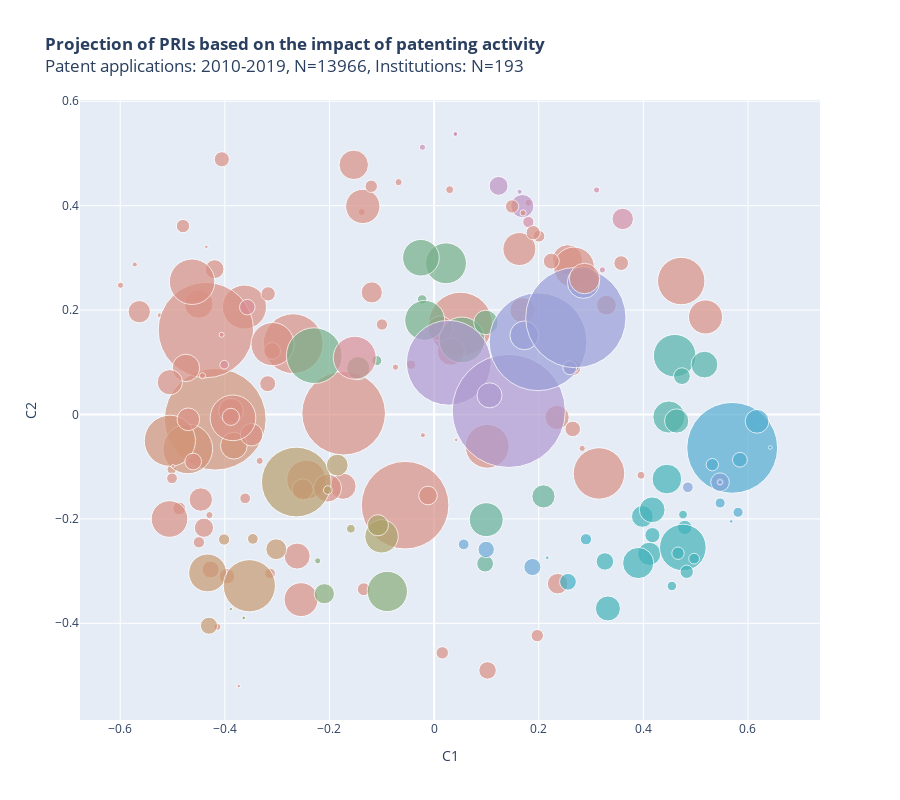

Source (notebook cell):
### Code cell
# Perform dimensionality reduction using NMF and clustering using kmeans numerical columns and graph the clusters

# Use DBSCAN  as clustering method with cosine similarity as distance

def cluster_and_plot(df, n_components=2, random_state=42):


    def get_color_palette(clusters):
        base_palette = cc.circle_mgbm_67_c31
        color_i = (np.array(clusters/clusters.max())*(len(base_palette)-1)).astype(int)
        # Get the colors from the colorcet palette based on color indexes
        selected_colors = [base_palette[i] for i in color_i]
        selected_colors_out = {}
        
        for i in range(len(clusters)):
               r,g,b = selected_colors[i]
               selected_colors_out[str(clusters[i])] = '#%02x%02x%02x' % (int(r*255), int(g*255), int(b*255))
             
        return selected_colors_out

    

    # Perform dimensionality reduction using NMF
    nmf = KernelPCA(n_components=n_components, random_state=random_state, kernel='cosine')
    nmf.fit(df.drop(['institution', 'size'], axis=1))
    nmf_features = nmf.transform(df.drop(['institution', 'size'], axis=1))
    nmf_features = pd.DataFrame(nmf_features, columns=['nmf_feature_'+str(i) for i in range(n_components)])
    nmf_features['institution'] = df['institution']
    nmf_features['size'] = df['size'].astype(int)
    
    nmf_features['disp_size'] = nmf_features['size'] 
    # Perform clustering using kmeans
    #clusters = KMeans(n_clusters=n_clusters, random_state=random_state)
    clusters = OPTICS(metric='cosine', eps=1, min_samples = 3)
    
    clusters.fit(df.drop(['institution', 'size'], axis=1))
    nmf_features['cluster'] = clusters.labels_
    nmf_features['cluster']= nmf_features['cluster'] - nmf_features['cluster'].min()

    color_palette = get_color_palette(nmf_features['cluster'].unique())
    nmf_features['cluster']= nmf_features['cluster'].astype(str)
    nmf_features['cluster_color'] = nmf_features['cluster'].map(lambda x: color_palette[x])
    
    
    fig = px.scatter(nmf_features, x="nmf_feature_0", y="nmf_feature_1", 
                     color='cluster', 
                     color_discrete_map= color_palette, 
                     size='size',
                     hover_name="institution", 
                     title=f'<b>Projection of PRIs based on the impact of patenting activity</b><br>{subtitle}', 
                     size_max=80,
                    
                     height=800,
                     #width=800, height=600,  
                     labels={'nmf_feature_0':'C1','nmf_feature_1':'C2',  'cluster':'Cluster', 'size':'Submitted patents'})
    
    # Set the labels for the sunburst segments
    #fig.update_traces(hovertemplate='<b>%{text}</b><br>Liczba patentów: %{size}', textfont=dict(size=20, color='#000000'))
    
    # Hide legend
    fig.update_layout(showlegend=False)
    
    return fig,nmf_features



#
cl_data_pu = cl_data[cl_data['size'] > 0]


del cl_data_pu['kind']
cp_fig,nmf_features = cluster_and_plot(cl_data_pu, n_components=2, random_state=42)


cp_fig.write_html("docs/_includes/institute_nace_impact_clusters.html")

cp_fig

### Figure 1 — Plotly figure (JSON) as saved in the notebook; plotly's stock layout.template omitted (floating-point values rounded to 4 significant figures)
{"data": [{"hovertemplate": "<b>%{hovertext}</b><br><br>Cluster=1<br>C1=%{x}<br>C2=%{y}<br>Submitted patents=%{marker.size}<extra></extra>", "hovertext": ["Akademia Górniczo-Hutnicza im. Stanisława Staszica w Krakowie", "Akademia Marynarki Wojennej im. Bohaterów Westerplatte", "Politechnika Świętokrzyska", "Wojskowa Akademia Techniczna im. Jarosława Dąbrowskiego", "Sieć Badawcza Łukasiewicz - Przemysłowy Instytut Automatyki i Pomiarów PIAP"], "legendgroup": "1", "marker": {"color": "#d29479", "size": [809, 7, 193, 56, 205], "sizemode": "area", "sizeref": 0.1562, "symbol": "circle"}, "mode": "markers", "name": "1", "orientation": "v", "showlegend": true, "type": "scatter", "x": [-0.4183, -0.5015, -0.4709, -0.3827, -0.5051], "xaxis": "x", "y": [-0.00904, -0.105, -0.06593, -0.0598, -0.05042], "yaxis": "y"}, {"hovertemplate": "<b>%{hovertext}</b><br><br>Cluster=0<br>C1=%{x}<br>C2=%{y}<br>Submitted patents=%{marker.size}<extra></extra>", "hovertext": ["Akademia Kaliska im. Prezydenta Stanisława Wojciechowskiego", "Akademia Sztuk Pięknych im. Władysława Strzemińskiego w Łodzi", "Akademia Sztuk Pięknych w Gdańsku", "Akademia Sztuk Pięknych w Katowicach", "Akademia Wychowania Fizycznego im. Jerzego Kukuczki w Katowicach", "Akademia im. Jakuba z Paradyża", "Lotnicza Akademia Wojskowa", "Państwowa Akademia Nauk Stosowanych w Chełmie", "Politechnika Białostocka", "Politechnika Częstochowska", "Politechnika Koszalińska", "Politechnika Krakowska im. Tadeusza Kościuszki", "Politechnika Lubelska", "Politechnika Rzeszowska im. Ignacego Łukasiewicza", "Politechnika Warszawska", "Politechnika Śląska", "Szkoła Główna Służby Pożarniczej", "Uniwersytet Ekonomiczny w Krakowie", "Uniwersytet Ekonomiczny w Poznaniu", "Uniwersytet Jagielloński w Krakowie", "Uniwersytet Medyczny w Białymstoku", "Uniwersytet Morski w Gdyni", "Uniwersytet Przyrodniczo-Humanistyczny w Siedlcach", "Uniwersytet Zielonogórski", "Uniwersytet Śląski w Katowicach", "Centralne Laboratorium Kryminalistyczne Policji", "Centralny Instytut Ochrony Pracy - Państwowy Instytut Badawczy", "Centrum Badań Kosmicznych Polskiej Akademii Nauk", "Centrum Naukowo-Badawcze Ochrony Przeciwpożarowej im. Józefa Tuliszkowskiego - Państwowy Instytut Badawczy", "Główny Instytut Górnictwa", "Instytut Badawczy Dróg i Mostów", "Instytut Biotechnologii i Medycyny Molekularnej", "Instytut Chemii Fizycznej Polskiej Akademii Nauk", "Instytut Chemii i Techniki Jądrowej", "Instytut Ekologii Terenów Uprzemysłowionych", "Instytut Energetyki - Instytut Badawczy", "Instytut Fizjologii i Patologii Słuchu", "Instytut Gospodarki Surowcami Mineralnymi i Energią Polskiej Akademii Nauk", "Instytut Inżynierii Chemicznej Polskiej Akademii Nauk", "Instytut Katalizy i Fizykochemii Powierzchni im. Jerzego Habera Polskiej Akademii Nauk", "Instytut Kolejnictwa", "Instytut Maszyn Przepływowych im. Roberta Szewalskiego Polskiej Akademii Nauk", "Instytut Mechaniki Górotworu Polskiej Akademii Nauk", "Instytut Nafty i Gazu - Państwowy Instytut Badawczy", "Instytut Niskich Temperatur i Badań Strukturalnych im. Włodzimierza Trzebiatowskiego Polskiej Akademii Nauk", "Instytut Oceanologii Polskiej Akademii Nauk", "Instytut Ochrony Roślin - Państwowy Instytut Badawczy", "Instytut Ochrony Środowiska - Państwowy Instytut Badawczy", "Instytut Podstaw Inżynierii Środowiska Polskiej Akademii Nauk", "Instytut Podstawowych Problemów Techniki Polskiej Akademii Nauk", "Instytut Techniczny Wojsk Lotniczych", "Instytut Techniki Budowlanej", "Instytut Techniki Górniczej KOMAG", "Instytut Technologiczno-Przyrodniczy - Państwowy Instytut Badawczy", "Instytut Technologii Bezpieczeństwa MORATEX", "Instytut Transportu Samochodowego", "Instytut Wysokich Ciśnień Polskiej Akademii Nauk", "Instytut Włókien Naturalnych i Roślin Zielarskich - Państwowy Instytut Badawczy", "Morski Instytut Rybacki - Państwowy Instytut Badawczy", "Naukowa i Akademicka Sieć Komputerowa - Państwowy Instytut Badawczy", "OPEGIEKA Spółka z ograniczoną odpowiedzialnością", "Sieć Badawcza Łukasiewicz - Instytut Biopolimerów i Włókien Chemicznych", "Sieć Badawcza Łukasiewicz - Instytut Ceramiki i Materiałów Budowlanych", "Sieć Badawcza Łukasiewicz - Instytut Ciężkiej Syntezy Organicznej BLACHOWNIA", "Sieć Badawcza Łukasiewicz - Instytut Inżynierii Materiałów Polimerowych i Barwników", "Sieć Badawcza Łukasiewicz - Instytut Lotnictwa", "Sieć Badawcza Łukasiewicz - Instytut Mechaniki Precyzyjnej", "Sieć Badawcza Łukasiewicz - Instytut Mechanizacji Budownictwa i Górnictwa Skalnego", "Sieć Badawcza Łukasiewicz - Instytut Mikroelektroniki i Fotoniki", "Sieć Badawcza Łukasiewicz - Instytut Napędów i Maszyn Elektrycznych KOMEL", "Sieć Badawcza Łukasiewicz - Instytut Obróbki Plastycznej", "Sieć Badawcza Łukasiewicz - Instytut Pojazdów Szynowych \"TABOR\"", "Sieć Badawcza Łukasiewicz - Instytut Przemysłu Organicznego", "Sieć Badawcza Łukasiewicz - Instytut Przemysłu Skórzanego", "Sieć Badawcza Łukasiewicz - Instytut Spawalnictwa", "Sieć Badawcza Łukasiewicz - Instytut Technik Innowacyjnych EMAG", "Sieć Badawcza Łukasiewicz - Instytut Techniki i Aparatury Medycznej ITAM", "Sieć Badawcza Łukasiewicz - Instytut Technologii Drewna", "Sieć Badawcza Łukasiewicz - Instytut Technologii Eksploatacji", "Sieć Badawcza Łukasiewicz - Instytut Technologii Elektronowej", "Sieć Badawcza Łukasiewicz - Instytut Włókiennictwa", "Sieć Badawcza Łukasiewicz - Instytut Zaawansowanych Technologii Wytwarzania", "Sieć Badawcza Łukasiewicz - Krakowski Instytut Technologiczny", "Sieć Badawcza Łukasiewicz - Poznański Instytut Technologiczny", "Sieć Badawcza Łukasiewicz - Przemysłowy Instytut Maszyn Rolniczych", "Sieć Badawcza Łukasiewicz - Przemysłowy Instytut Motoryzacji", "Sieć Badawcza Łukasiewicz - Łódzki Instytut Technologiczny", "Wojewódzki Szpital Specjalistyczny we Wrocławiu", "Wojskowy Instytut Techniczny Uzbrojenia", "Wojskowy Instytut Techniki Inżynieryjnej im. profesora Józefa Kosackiego", "Wojskowy Instytut Techniki Pancernej i Samochodowej"], "legendgroup": "0", "marker": {"color": "#d99084", "size": [9, 3, 2, 0, 12, 10, 4, 2, 120, 152, 64, 321, 711, 280, 600, 547, 7, 2, 17, 5, 33, 9, 71, 29, 207, 1, 58, 10, 22, 146, 28, 3, 150, 46, 0, 48, 0, 1, 4, 19, 13, 59, 19, 130, 20, 4, 91, 5, 4, 40, 43, 23, 162, 92, 54, 9, 27, 11, 18, 1, 4, 31, 35, 176, 85, 50, 35, 14, 13, 105, 20, 3, 51, 20, 39, 22, 24, 12, 163, 90, 50, 16, 23, 3, 68, 40, 4, 12, 53, 61, 1], "sizemode": "area", "sizeref": 0.1562, "symbol": "circle"}, "mode": "markers", "name": "0", "orientation": "v", "showlegend": true, "type": "scatter", "x": [-0.3136, -0.07378, -0.5243, 0.4721, 0.01569, -0.09969, -0.3335, -0.5721, -0.2442, -0.3625, -0.4498, 0.05047, -0.4363, -0.2694, -0.05544, -0.1729, -0.04381, -0.02144, 0.3576, 0.3955, 0.2362, -0.3611, 0.2551, -0.4399, 0.3152, 0.04221, 0.03215, -0.4496, -0.3096, -0.3088, -0.4197, 0.2831, 0.1016, 0.2351, 0.3719, -0.3882, 0.3528, -0.4353, -0.1385, 0.265, -0.4872, -0.4743, -0.3959, 0.2675, 0.2654, -0.4294, 0.5189, 0.02978, -0.06791, -0.349, -0.446, -0.4272, -0.4627, -0.1363, -0.1742, -0.5009, -0.01165, 0.2004, -0.4058, -0.3734, -0.4144, 0.3294, -0.1191, 0.4723, 0.163, -0.5051, -0.2513, -0.48, -0.1344, -0.5058, -0.3181, -0.5995, 0.1692, 0.224, -0.5635, -0.4606, 0.1021, -0.1202, -0.3844, -0.2543, 0.01165, -0.3171, -0.3885, -0.4428, -0.1536, -0.4698, 0.1803, 0.1972, -0.2617, -0.2036, -0.499], "xaxis": "x", "y": [-0.3046, 0.09061, 0.19, 0.2301, -0.4566, 0.1724, -0.08886, 0.2873, -0.1249, 0.2058, 0.2116, 0.1728, 0.1617, 0.1356, -0.1738, 0.002492, 0.09533, -0.03967, 0.2899, -0.1165, -0.3241, -0.1607, 0.2964, -0.217, -0.1129, -0.0487, 0.1202, -0.2448, 0.1217, 0.1348, 0.2784, -0.065, -0.06094, -0.005662, 0.233, 0.007262, -0.4118, 0.3211, 0.3876, -0.0277, -0.1802, 0.08921, -0.3098, 0.2816, 0.0899, -0.1927, 0.1868, 0.4306, 0.445, -0.03868, -0.1629, -0.297, 0.2543, 0.3986, -0.1374, -0.1224, -0.1553, 0.3415, 0.4888, -0.5201, -0.4068, 0.2094, 0.2338, 0.2556, 0.3169, 0.0618, -0.1435, 0.3609, -0.3348, -0.2002, 0.05896, 0.2475, 0.1996, 0.2938, 0.1969, -0.09009, -0.4903, 0.4372, -0.006471, -0.3547, 0.1648, 0.2311, -0.00456, 0.07419, 0.4782, -0.009319, 0.4057, -0.4236, -0.2713, -0.141, -0.09933], "yaxis": "y"}, {"hovertemplate": "<b>%{hovertext}</b><br><br>Cluster=19<br>C1=%{x}<br>C2=%{y}<br>Submitted patents=%{marker.size}<extra></extra>", "hovertext": ["Akademia Techniczno-Humanistyczna w Bielsku-Białej", "Uniwersytet Kazimierza Wielkiego w Bydgoszczy", "Uniwersytet Opolski", "Instytut Uprawy Nawożenia i Gleboznawstwa - Państwowy Instytut Badawczy"], "legendgroup": "19", "marker": {"color": "#d58fa6", "size": [10, 3, 36, 3], "sizemode": "area", "sizeref": 0.1562, "symbol": "circle"}, "mode": "markers", "name": "19", "orientation": "v", "showlegend": true, "type": "scatter", "x": [0.1801, 0.3217, 0.3605, 0.3107], "xaxis": "x", "y": [0.3686, 0.277, 0.3746, 0.4301], "yaxis": "y"}, {"hovertemplate": "<b>%{hovertext}</b><br><br>Cluster=10<br>C1=%{x}<br>C2=%{y}<br>Submitted patents=%{marker.size}<extra></extra>", "hovertext": ["Gdański Uniwersytet Medyczny", "Uniwersytet Gdański", "Uniwersytet Medyczny im. Karola Marcinkowskiego w Poznaniu", "Uniwersytet Medyczny im. Piastów Śląskich we Wrocławiu", "Uniwersytet Medyczny w Lublinie", "Uniwersytet Medyczny w Łodzi", "Warszawski Uniwersytet Medyczny", "Śląski Uniwersytet Medyczny w Katowicach", "Instytut Biochemii i Biofizyki Polskiej Akademii Nauk", "Instytut Biologii Doświadczalnej im. Marcelego Nenckiego Polskiej Akademii Nauk", "Instytut Immunologii i Terapii Doświadczalnej im. Ludwika Hirszfelda Polskiej Akademii Nauk", "Instytut Medycyny Doświadczalnej i Klinicznej im. Mirosława Mossakowskiego Polskiej Akademii Nauk", "Instytut Medycyny Wsi im. Witolda Chodźki", "Narodowy Instytut Leków", "Sieć Badawcza Łukasiewicz - Instytut Chemii Przemysłowej imienia Profesora Ignacego Mościckiego"], "legendgroup": "10", "marker": {"color": "#44b2b9", "size": [42, 69, 16, 76, 170, 24, 49, 37, 52, 9, 18, 7, 14, 12, 6], "sizemode": "area", "sizeref": 0.1562, "symbol": "circle"}, "mode": "markers", "name": "10", "orientation": "v", "showlegend": true, "type": "scatter", "x": [0.4113, 0.445, 0.4792, 0.3902, 0.4755, 0.3265, 0.3322, 0.3981, 0.4169, 0.497, 0.4174, 0.4545, 0.4829, 0.4662, 0.4758], "xaxis": "x", "y": [-0.2669, -0.1237, -0.2164, -0.2845, -0.2548, -0.2815, -0.3716, -0.1954, -0.1826, -0.2761, -0.2311, -0.3286, -0.3013, -0.2658, -0.1917], "yaxis": "y"}, {"hovertemplate": "<b>%{hovertext}</b><br><br>Cluster=18<br>C1=%{x}<br>C2=%{y}<br>Submitted patents=%{marker.size}<extra></extra>", "hovertext": ["Państwowa Uczelnia Zawodowa im. Ignacego Mościckiego w Ciechanowie", "Uniwersytet Szczeciński", "Europejskie Regionalne Centrum Ekohydrologii Polskiej Akademii Nauk", "Instytut Rybactwa Śródlądowego im. Stanisława Sakowicza"], "legendgroup": "18", "marker": {"color": "#cc91b5", "size": [1, 1, 3, 2], "sizemode": "area", "sizeref": 0.1562, "symbol": "circle"}, "mode": "markers", "name": "18", "orientation": "v", "showlegend": true, "type": "scatter", "x": [0.0407, 0.0407, -0.02229, 0.0407], "xaxis": "x", "y": [0.5373, 0.5373, 0.5119, 0.5373], "yaxis": "y"}, {"hovertemplate": "<b>%{hovertext}</b><br><br>Cluster=7<br>C1=%{x}<br>C2=%{y}<br>Submitted patents=%{marker.size}<extra></extra>", "hovertext": ["Politechnika Bydgoska im. Jana i Jędrzeja Śniadeckich", "Szkoła Główna Gospodarstwa Wiejskiego w Warszawie", "Uniwersytet Ekonomiczny we Wrocławiu", "Uniwersytet Przyrodniczy w Lublinie", "Uniwersytet Przyrodniczy w Poznaniu", "Uniwersytet Rolniczy im. Hugona Kołłątaja w Krakowie", "Uniwersytet Rzeszowski", "Uniwersytet Warmińsko-Mazurski w Olsztynie", "Instytut Rozrodu Zwierząt i Badań Żywności Polskiej Akademii Nauk"], "legendgroup": "7", "marker": {"color": "#76af89", "size": [42, 131, 7, 164, 105, 125, 47, 243, 8], "sizemode": "area", "sizeref": 0.1562, "symbol": "circle"}, "mode": "markers", "name": "7", "orientation": "v", "showlegend": true, "type": "scatter", "x": [-0.1451, 0.02275, -0.02289, 0.05311, -0.02524, -0.01792, 0.09908, -0.2291, -0.1096], "xaxis": "x", "y": [0.08878, 0.2896, 0.2204, 0.1428, 0.3002, 0.1803, 0.1763, 0.1127, 0.1032], "yaxis": "y"}, {"hovertemplate": "<b>%{hovertext}</b><br><br>Cluster=3<br>C1=%{x}<br>C2=%{y}<br>Submitted patents=%{marker.size}<extra></extra>", "hovertext": ["Politechnika Gdańska", "Instytut Agrofizyki im. Bohdana Dobrzańskiego Polskiej Akademii Nauk", "Instytut Fizyki Jądrowej im. Henryka Niewodniczańskiego Polskiej Akademii Nauk"], "legendgroup": "3", "marker": {"color": "#ba9f6d", "size": [380, 37, 6], "sizemode": "area", "sizeref": 0.1562, "symbol": "circle"}, "mode": "markers", "name": "3", "orientation": "v", "showlegend": true, "type": "scatter", "x": [-0.2634, -0.1851, -0.2031], "xaxis": "x", "y": [-0.1294, -0.09692, -0.1449], "yaxis": "y"}, {"hovertemplate": "<b>%{hovertext}</b><br><br>Cluster=2<br>C1=%{x}<br>C2=%{y}<br>Submitted patents=%{marker.size}<extra></extra>", "hovertext": ["Politechnika Opolska", "Centralny Ośrodek Badawczo Rozwojowy Aparatury Badawczej i Dydaktycznej COBRABiD sp. z o.o. w likwidacji", "Instytut Łączności - Państwowy Instytut Badawczy", "Sieć Badawcza Łukasiewicz - Instytut Elektrotechniki", "Sieć Badawcza Łukasiewicz - Instytut Tele- i Radiotechniczny", "Wojskowy Instytut Chemii i Radiometrii"], "legendgroup": "2", "marker": {"color": "#c79a71", "size": [112, 10, 23, 34, 213, 9], "sizemode": "area", "sizeref": 0.1562, "symbol": "circle"}, "mode": "markers", "name": "2", "orientation": "v", "showlegend": true, "type": "scatter", "x": [-0.433, -0.4014, -0.4303, -0.3018, -0.3532, -0.3465], "xaxis": "x", "y": [-0.3035, -0.2395, -0.4047, -0.2581, -0.3281, -0.2383], "yaxis": "y"}, {"hovertemplate": "<b>%{hovertext}</b><br><br>Cluster=16<br>C1=%{x}<br>C2=%{y}<br>Submitted patents=%{marker.size}<extra></extra>", "hovertext": ["Politechnika Poznańska", "Politechnika Wrocławska", "Uniwersytet Jana Kochanowskiego w Kielcach"], "legendgroup": "16", "marker": {"color": "#af99d0", "size": [562, 1000, 49], "sizemode": "area", "sizeref": 0.1562, "symbol": "circle"}, "mode": "markers", "name": "16", "orientation": "v", "showlegend": true, "type": "scatter", "x": [0.02803, 0.1427, 0.106], "xaxis": "x", "y": [0.09903, 0.006803, 0.03668], "yaxis": "y"}, {"hovertemplate": "<b>%{hovertext}</b><br><br>Cluster=15<br>C1=%{x}<br>C2=%{y}<br>Submitted patents=%{marker.size}<extra></extra>", "hovertext": ["Politechnika Łódzka", "Uniwersytet Humanistyczno-Przyrodniczy im. Jana Długosza w Częstochowie", "Uniwersytet Technologiczno-Humanistyczny im. Kazimierza Pułaskiego w Radomiu", "Zachodniopomorski Uniwersytet Technologiczny w Szczecinie", "Sieć Badawcza Łukasiewicz - Instytut Nowych Syntez Chemicznych"], "legendgroup": "15", "marker": {"color": "#999fd7", "size": [748, 15, 65, 786, 81], "sizemode": "area", "sizeref": 0.1562, "symbol": "circle"}, "mode": "markers", "name": "15", "orientation": "v", "showlegend": true, "type": "scatter", "x": [0.1987, 0.2593, 0.1725, 0.271, 0.2854], "xaxis": "x", "y": [0.1393, 0.08949, 0.1516, 0.1855, 0.2532], "yaxis": "y"}, {"hovertemplate": "<b>%{hovertext}</b><br><br>Cluster=11<br>C1=%{x}<br>C2=%{y}<br>Submitted patents=%{marker.size}<extra></extra>", "hovertext": ["Pomorski Uniwersytet Medyczny w Szczecinie", "Państwowy Instytut Weterynaryjny - Państwowy Instytut Badawczy", "Świętokrzyskie Centrum Onkologii"], "legendgroup": "11", "marker": {"color": "#43b0c7", "size": [22, 10, 1], "sizemode": "area", "sizeref": 0.1562, "symbol": "circle"}, "mode": "markers", "name": "11", "orientation": "v", "showlegend": true, "type": "scatter", "x": [0.2559, 0.2903, 0.2163], "xaxis": "x", "y": [-0.3205, -0.2391, -0.2745], "yaxis": "y"}, {"hovertemplate": "<b>%{hovertext}</b><br><br>Cluster=6<br>C1=%{x}<br>C2=%{y}<br>Submitted patents=%{marker.size}<extra></extra>", "hovertext": ["Uniwersytet Marii Curie-Skłodowskiej w Lublinie", "Uniwersytet Łódzki", "Narodowe Centrum Badań Jądrowych"], "legendgroup": "6", "marker": {"color": "#88ad7a", "size": [3, 127, 32], "sizemode": "area", "sizeref": 0.1562, "symbol": "circle"}, "mode": "markers", "name": "6", "orientation": "v", "showlegend": true, "type": "scatter", "x": [-0.2225, -0.08945, -0.2098], "xaxis": "x", "y": [-0.2804, -0.339, -0.3434], "yaxis": "y"}, {"hovertemplate": "<b>%{hovertext}</b><br><br>Cluster=9<br>C1=%{x}<br>C2=%{y}<br>Submitted patents=%{marker.size}<extra></extra>", "hovertext": ["Uniwersytet Mikołaja Kopernika w Toruniu", "Uniwersytet Wrocławski", "Uniwersytet im. Adama Mickiewicza w Poznaniu", "Centrum Badań Molekularnych i Makromolekularnych Polskiej Akademii Nauk", "Centrum Materiałów Polimerowych i Węglowych Polskiej Akademii Nauk"], "legendgroup": "9", "marker": {"color": "#53b2a9", "size": [81, 46, 142, 56, 22], "sizemode": "area", "sizeref": 0.1562, "symbol": "circle"}, "mode": "markers", "name": "9", "orientation": "v", "showlegend": true, "type": "scatter", "x": [0.4488, 0.4637, 0.4599, 0.5168, 0.4737], "xaxis": "x", "y": [-0.004868, -0.0125, 0.1126, 0.09555, 0.07341], "yaxis": "y"}, {"hovertemplate": "<b>%{hovertext}</b><br><br>Cluster=20<br>C1=%{x}<br>C2=%{y}<br>Submitted patents=%{marker.size}<extra></extra>", "hovertext": ["Uniwersytet Pedagogiczny im. Komisji Edukacji Narodowej w Krakowie", "Instytut Metalurgii i Inżynierii Materiałowej im. Aleksandra Krupkowskiego Polskiej Akademii Nauk", "Sieć Badawcza Łukasiewicz - Instytut Metali Nieżelaznych", "Sieć Badawcza Łukasiewicz - Instytut Metalurgii Żelaza im. Stanisława Staszica"], "legendgroup": "20", "marker": {"color": "#da8e96", "size": [2, 6, 144, 19], "sizemode": "area", "sizeref": 0.1562, "symbol": "circle"}, "mode": "markers", "name": "20", "orientation": "v", "showlegend": true, "type": "scatter", "x": [-0.4061, -0.4012, -0.1517, -0.3571], "xaxis": "x", "y": [0.1527, 0.09531, 0.1087, 0.2056], "yaxis": "y"}, {"hovertemplate": "<b>%{hovertext}</b><br><br>Cluster=12<br>C1=%{x}<br>C2=%{y}<br>Submitted patents=%{marker.size}<extra></extra>", "hovertext": ["Uniwersytet Przyrodniczy we Wrocławiu", "Instytut BioInfoBank", "Instytut Biologii Medycznej Polskiej Akademii Nauk", "Instytut Chemii Bioorganicznej Polskiej Akademii Nauk", "Instytut Chemii Organicznej Polskiej Akademii Nauk", "Instytut Genetyki Roślin Polskiej Akademii Nauk", "Sieć Badawcza Łukasiewicz - Instytut Biotechnologii i Antybiotyków", "Sieć Badawcza Łukasiewicz - Instytut Farmaceutyczny"], "legendgroup": "12", "marker": {"color": "#54add0", "size": [645, 1, 12, 17, 44, 1, 8, 8], "sizemode": "area", "sizeref": 0.1562, "symbol": "circle"}, "mode": "markers", "name": "12", "orientation": "v", "showlegend": true, "type": "scatter", "x": [0.5698, 0.5679, 0.5318, 0.5846, 0.6173, 0.6425, 0.5467, 0.581], "xaxis": "x", "y": [-0.06389, -0.2048, -0.09613, -0.08669, -0.01317, -0.06327, -0.1696, -0.1873], "yaxis": "y"}, {"hovertemplate": "<b>%{hovertext}</b><br><br>Cluster=8<br>C1=%{x}<br>C2=%{y}<br>Submitted patents=%{marker.size}<extra></extra>", "hovertext": ["Uniwersytet Warszawski", "Uniwersytet w Białymstoku", "Sieć Badawcza Łukasiewicz - PORT Polski Ośrodek Rozwoju Technologii"], "legendgroup": "8", "marker": {"color": "#65b199", "size": [90, 22, 42], "sizemode": "area", "sizeref": 0.1562, "symbol": "circle"}, "mode": "markers", "name": "8", "orientation": "v", "showlegend": true, "type": "scatter", "x": [0.0996, 0.09754, 0.2091], "xaxis": "x", "y": [-0.2015, -0.2858, -0.157], "yaxis": "y"}, {"hovertemplate": "<b>%{hovertext}</b><br><br>Cluster=13<br>C1=%{x}<br>C2=%{y}<br>Submitted patents=%{marker.size}<extra></extra>", "hovertext": ["Fundacja Rozwoju Kardiochirurgii im. prof. Zbigniewa Religi", "Instytut Biocybernetyki i Inżynierii Biomedycznej im. Macieja Nałęcza Polskiej Akademii Nauk", "Wojskowy Instytut Medycyny Lotniczej"], "legendgroup": "13", "marker": {"color": "#6ba9d6", "size": [23, 21, 9], "sizemode": "area", "sizeref": 0.1562, "symbol": "circle"}, "mode": "markers", "name": "13", "orientation": "v", "showlegend": true, "type": "scatter", "x": [0.1879, 0.09957, 0.05654], "xaxis": "x", "y": [-0.2922, -0.2586, -0.2488], "yaxis": "y"}, {"hovertemplate": "<b>%{hovertext}</b><br><br>Cluster=17<br>C1=%{x}<br>C2=%{y}<br>Submitted patents=%{marker.size}<extra></extra>", "hovertext": ["Instytut Badawczy Leśnictwa", "Instytut Ogrodnictwa - Państwowy Instytut Badawczy", "Instytut Zootechniki - Państwowy Instytut Badawczy"], "legendgroup": "17", "marker": {"color": "#c094c4", "size": [2, 28, 42], "sizemode": "area", "sizeref": 0.1562, "symbol": "circle"}, "mode": "markers", "name": "17", "orientation": "v", "showlegend": true, "type": "scatter", "x": [0.1634, 0.1233, 0.1687], "xaxis": "x", "y": [0.4267, 0.4379, 0.3992], "yaxis": "y"}, {"hovertemplate": "<b>%{hovertext}</b><br><br>Cluster=21<br>C1=%{x}<br>C2=%{y}<br>Submitted patents=%{marker.size}<extra></extra>", "hovertext": ["Instytut Biotechnologii Przemysłu Rolno-Spożywczego im. prof. Wacława Dąbrowskiego – Państwowy Instytut Badawczy", "Instytut Fizjologii i Żywienia Zwierząt im. Jana Kielanowskiego Polskiej Akademii Nauk", "Instytut Genetyki i Biotechnologii Zwierząt Polskiej Akademii Nauk", "Polskie Zrzeszenie Producentów Bydła Mięsnego"], "legendgroup": "21", "marker": {"color": "#d99085", "size": [73, 14, 16, 3], "sizemode": "area", "sizeref": 0.1562, "symbol": "circle"}, "mode": "markers", "name": "21", "orientation": "v", "showlegend": true, "type": "scatter", "x": [0.2876, 0.149, 0.1894, 0.1701], "xaxis": "x", "y": [0.2604, 0.3985, 0.3482, 0.3861], "yaxis": "y"}, {"hovertemplate": "<b>%{hovertext}</b><br><br>Cluster=4<br>C1=%{x}<br>C2=%{y}<br>Submitted patents=%{marker.size}<extra></extra>", "hovertext": ["Instytut Fizyki Molekularnej Polskiej Akademii Nauk", "Instytut Fizyki Polskiej Akademii Nauk", "Sieć Badawcza Łukasiewicz - Instytut Technologii Materiałów Elektronicznych"], "legendgroup": "4", "marker": {"color": "#aba46c", "size": [6, 87, 35], "sizemode": "area", "sizeref": 0.1562, "symbol": "circle"}, "mode": "markers", "name": "4", "orientation": "v", "showlegend": true, "type": "scatter", "x": [-0.1591, -0.1005, -0.1074], "xaxis": "x", "y": [-0.2189, -0.2334, -0.2122], "yaxis": "y"}, {"hovertemplate": "<b>%{hovertext}</b><br><br>Cluster=5<br>C1=%{x}<br>C2=%{y}<br>Submitted patents=%{marker.size}<extra></extra>", "hovertext": ["Instytut Fizyki Plazmy i Laserowej Mikrosyntezy", "Instytut Geodezji i Kartografii", "Instytut Geofizyki Polskiej Akademii Nauk"], "legendgroup": "5", "marker": {"color": "#9aa970", "size": [1, 1, 1], "sizemode": "area", "sizeref": 0.1562, "symbol": "circle"}, "mode": "markers", "name": "5", "orientation": "v", "showlegend": true, "type": "scatter", "x": [-0.3638, -0.3885, -0.3638], "xaxis": "x", "y": [-0.3897, -0.3728, -0.3897], "yaxis": "y"}, {"hovertemplate": "<b>%{hovertext}</b><br><br>Cluster=14<br>C1=%{x}<br>C2=%{y}<br>Submitted patents=%{marker.size}<extra></extra>", "hovertext": ["Instytut Genetyki Człowieka Polskiej Akademii Nauk", "Instytut Hodowli i Aklimatyzacji Roślin - Państwowy Instytut Badawczy", "Instytut Parazytologii im. Witolda Stefańskiego Polskiej Akademii Nauk", "Międzynarodowy Instytut Biologii Molekularnej i Komórkowej w Warszawie", "Muzeum i Instytut Zoologii Polskiej Akademii Nauk", "Wojskowy Instytut Medyczny - Państwowy Instytut Badawczy"], "legendgroup": "14", "marker": {"color": "#83a4d8", "size": [1, 9, 1, 4, 27, 2], "sizemode": "area", "sizeref": 0.1562, "symbol": "circle"}, "mode": "markers", "name": "14", "orientation": "v", "showlegend": true, "type": "scatter", "x": [0.5466, 0.4851, 0.5466, 0.5466, 0.5466, 0.5466], "xaxis": "x", "y": [-0.1297, -0.1395, -0.1297, -0.1297, -0.1297, -0.1297], "yaxis": "y"}], "layout": {"height": 800, "legend": {"itemsizing": "constant", "title": {"text": "Cluster"}, "tracegroupgap": 0}, "showlegend": false, "title": {"text": "<b>Projection of PRIs based on the impact of patenting activity</b><br>Patent applications: 2010-2019, N=13966, Institutions: N=193"}, "xaxis": {"anchor": "y", "domain": [0, 1], "title": {"text": "C1"}}, "yaxis": {"anchor": "x", "domain": [0, 1], "title": {"text": "C2"}}}}
